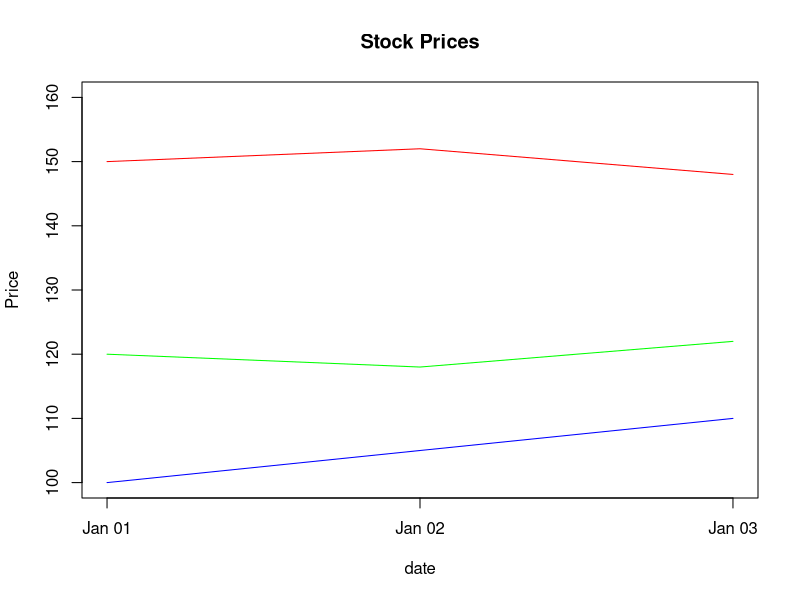
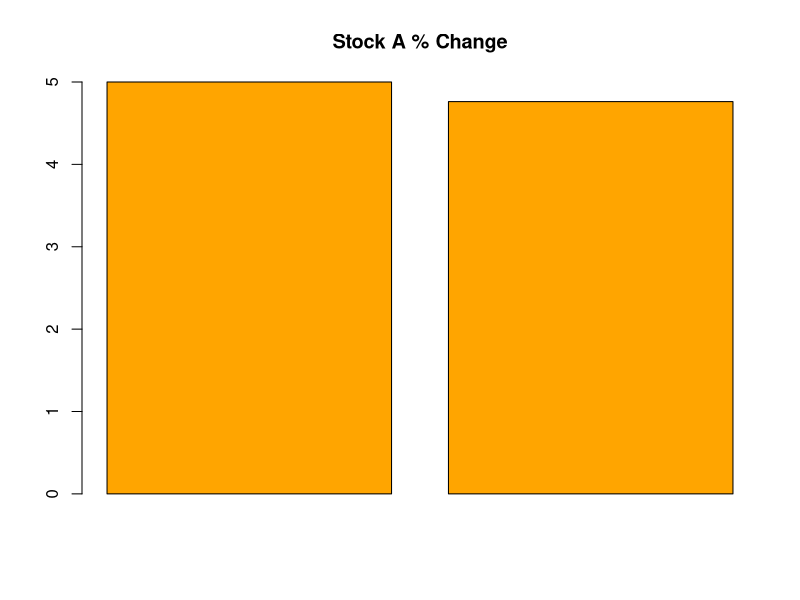

Write the R code that produced these figures, in order.
date <- as.Date(c("2023-01-01","2023-01-02","2023-01-03"))
A <- c(100,105,110)
B <- c(150,152,148)
C <- c(120,118,122)

# Line Chart
plot(date, A, type="l", col="blue",
     ylim=c(100,160),
     main="Stock Prices", ylab="Price")
lines(date, B, col="red")
lines(date, C, col="green")

# % Change for A
change <- diff(A)/A[-length(A)]*100

barplot(change, col="orange",
        main="Stock A % Change")

df <- data.frame(date,A,B,C)
df
